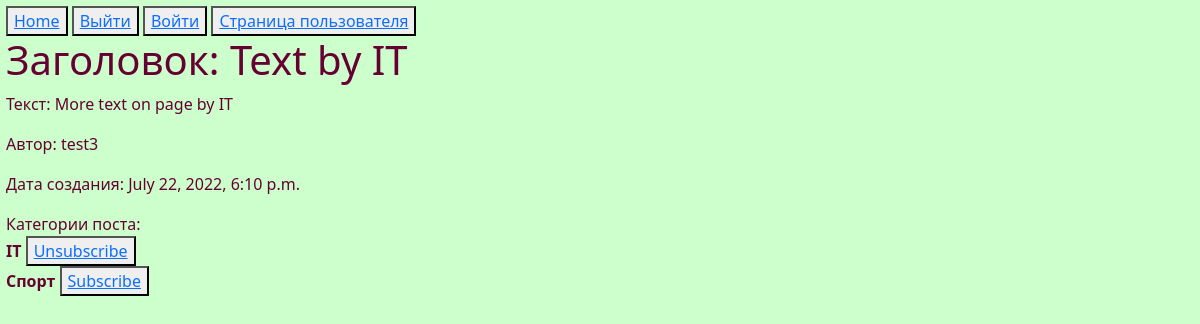
Screenshot of /news/2/ (signed in) with the database file from the repository.
### news/models.py (models this page shows, shortened)
class Post(models.Model):
    article = 'a'
    news = 'n'
    POST_TYPE = [
        (article, "Статья"),
        (news, "Новость")
    ]
    author = models.ForeignKey(Author, on_delete=models.CASCADE)
    post_type = models.CharField(max_length=1, choices=POST_TYPE, default=article)
    created = models.DateTimeField(auto_now_add=True)
    cats = models.ManyToManyField(Category, through='PostCategory')
    title = models.CharField(max_length=256)
    text = models.TextField()
    rating = models.IntegerField(default=0)
    class Meta:
        verbose_name = 'Посты'
        verbose_name_plural = 'Посты'
        ordering = ['-created']

class Author(models.Model):
    user = models.OneToOneField(User, on_delete=models.CASCADE)
    rating = models.IntegerField(default=0)
    def __str__(self):
        return self.user.__str__()
    class Meta:
        verbose_name = 'Авторы'
        verbose_name_plural = 'Авторы'
        ordering = ['rating']

class Category(models.Model):
    name = models.CharField(max_length=64, unique=True, null=False)
    subscribes = models.ManyToManyField(User)
    def __str__(self):
        return self.name
    class Meta:
        verbose_name = 'Категории'
        verbose_name_plural = 'Категории'
        ordering = ['name']

### news/views.py (the view)
# urls.py: path('<int:pk>/', NewsDetail.as_view(), name='index'),
class NewsDetail(LoginRequiredMixin, DetailView):
    template_name = 'news/index.html'
    queryset = Post.objects.all()

### news/templates/news/index.html (shortened to what this page needs)
{% extends 'news/default.html' %}
{% block content %}
    <div class="features">
        <h1>Заголовок: {{post.title}}</h1>
        <P>Текст: {{post.text}}</P>
        <P>Автор: {{post.author}}</P>
        <P>Дата создания: {{post.created}}</P>
    </div>
    <p>Категории поста:
        {% for category in post.cats.all %}
            <br><strong>{{ category }}</strong>
            {% if not request.user in category.subscribes.all %}
                <button><a href="{% url 'sub' category.pk user.pk %}">Subscribe</a></button>
            {% else %}
                <button><a href="">Unsubscribe</a></button>
            {%endif%}
        {% endfor %}
    </p>
{% endblock %}

### news/static/news/css/style.css (style rules this page uses)
body { background: #ccffcc; color: #660033; margin: 0.5%; }

### rows the page displays
Post: title "Text by IT", text "More text on page by IT", author "test3", created "July 22, 2022, 6:10 p.m."
Category: name "IT", shows "Unsubscribe"
Category: name "Спорт", shows "Subscribe"
